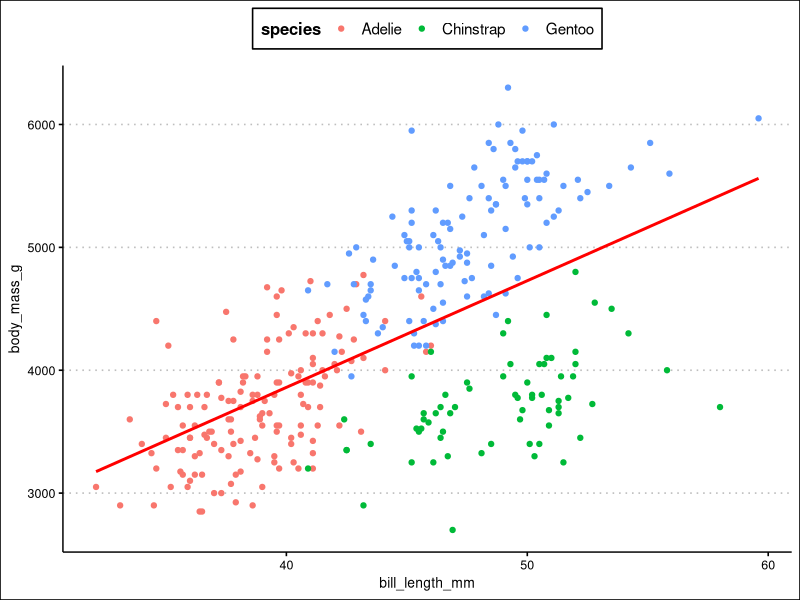
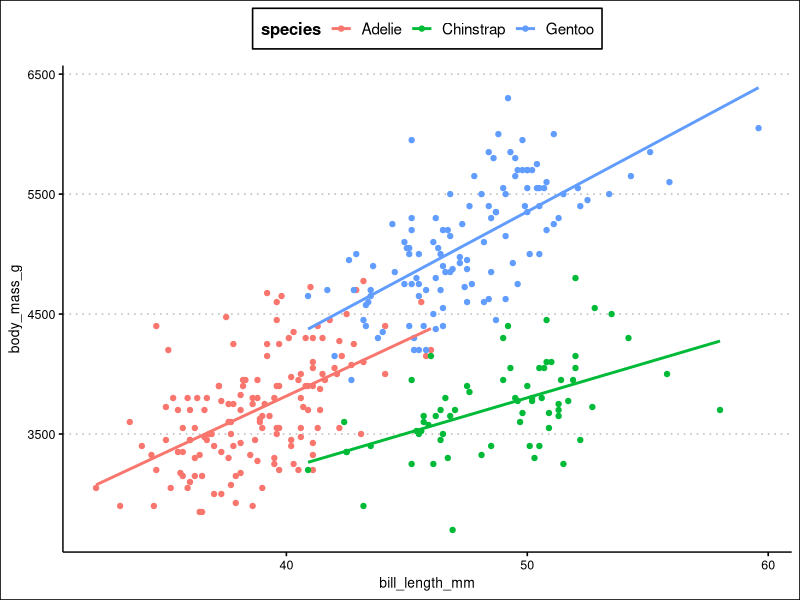

Write R code to recreate these figures, in order.
## ---- chunk 1
library(ggplot2)
library(dplyr)
library(palmerpenguins)
library(ggthemes)
## ---- chunk 2
df <- penguins[complete.cases(penguins),]
head(df)
## ---- chunk 3
ggplot(df, aes(x = bill_length_mm, y = body_mass_g)) +
  geom_point(aes(color = species)) +
  geom_smooth(method = "lm", se = F, color = "red") +
  theme_clean() +
  theme(legend.position = "top")
## ---- chunk 4
ggplot(df, aes(x = bill_length_mm, y = body_mass_g, color = species)) +
  geom_point() +
  geom_smooth(method = "lm", se = F) +
  theme_clean() +
  theme(legend.position = "top")
